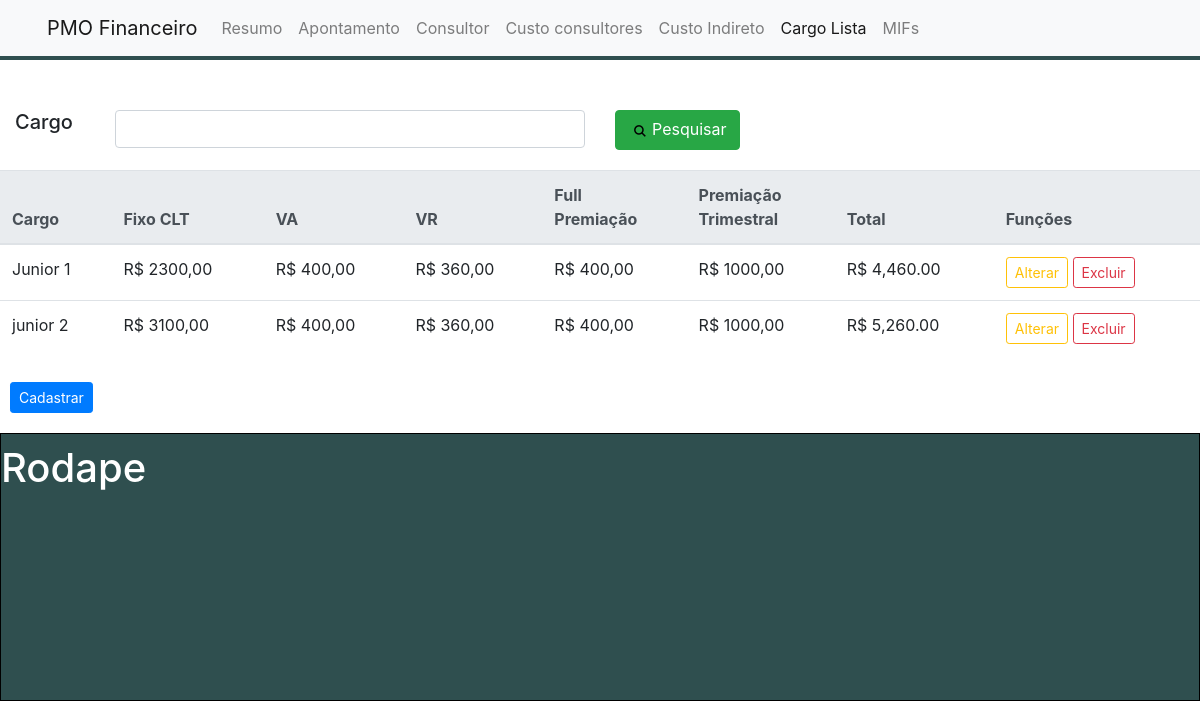
The app's page /cargolista.php?acao=erro with its own data.
### tables this page shows
CREATE TABLE `cargos` (
  `ID_CARGO` int(11) NOT NULL,
  `CARGO` varchar(250) NOT NULL,
  `CLT` varchar(15) NOT NULL,
  `VA` varchar(15) NOT NULL,
  `VR` varchar(15) NOT NULL,
  `PREM` varchar(15) NOT NULL,
  `TRI` varchar(15) NOT NULL
);

### cargolista.php (the view, shortened to what this page needs)
<!DOCTYPE html>
<html lang="PT">
<head>
	 <link href="css/bootstrap.min.css" rel="stylesheet">
    <link href="css/style.css" rel="stylesheet">
  <link href="https://maxcdn.bootstrapcdn.com/bootstrap/4.1.3/css/bootstrap.min.css" rel="stylesheet">
</head>
<body>
<div class="container-fluid">
<div class="wrapper">
   <header class="row">
		 <div id="menu" class="col-md-12">
			<nav class="navbar fixed-top navbar-expand-lg navbar-light bg-light">
			<div class="container-fluid">
				<a class="navbar-brand" href="#">
				  <a class="navbar-brand" href="#">
					<img src="img/test.png" width="30" alt="">PMO Financeiro
				  </a>
				</a>
				  <div class="collapse navbar-collapse" id="navbarSupportedContent">
					<ul class="navbar-nav mr-auto">
					  <li class="nav-item"><a class="nav-link" href="index.php">Resumo</a></li>
					  <li class="nav-item"><a class="nav-link" href="apontamento.php">Apontamento</a></li>
					  <li class="nav-item"><a class="nav-link" href="consultor.php">Consultor</a></li>
					  <li class="nav-item"><a class="nav-link" href="custoconsultores.php">Custo consultores</a></li>
					  <li class="nav-item"><a class="nav-link" href="custoindireto.php">Custo Indireto</a></li>
					  <li class="nav-item active"><a class="nav-link" href="cargolista.php">Cargo Lista</a><span class="sr-only">(current)</span></li>
					  <li class="nav-item"><a class="nav-link" href="mifs.php">MIFs</a></li>
					</ul>
				  </div>
		 </div>
		</nav>
	</div>
   </header>
	 <div class="row" id="linha_menu"><div class="col-md-12"></div></div>
	<div id="container2_index">
				<div class="row">
					<div class="col-md-1"><h5>Cargo</h5></div>
						<div class="col-md-5">
						 <form><input type="text" class="form-control" id="pesquisaCargo"  placeholder=""></form>
						</div>
					   <div class="col-md-6"><button type="button" id="pesquisar" class="btn btn-success"><img src="img/lupa.png"></img>Pesquisar</button> </div>
				</div>
		<div class="row" id="result_search_table">
		 <table class="table table-hover">
			<thead class="thead-light">
				<tr>
				<th scope="col">Cargo</th>
				<th scope="col">Fixo CLT</th>
				<th scope="col">VA</th>
				<th scope="col">VR</th>
				<th scope="col">Full <br>Premiação</th>
				<th scope="col">Premiação <br>Trimestral</th>
				<th scope="col">Total</th>
				<th scope="col">Funções</th>
				</tr>
			</thead>
			  <tbody>
				  <form id="consultaCargo" class="consultaCargo">
					<?php
					include("conexao.php");
					$consultar=mysqli_query($conexao, "select * from CARGOS order by CARGO ASC");
					while($tela=mysqli_fetch_array($consultar))
					{ ?>
					<tr>
					  <td scope="row">
						<?php echo $tela["CARGO"];?>
					  </td>
					  <td>R$ <?php echo $tela["CLT"];?></td>
					  <td>R$ <?php echo $tela["VA"];?></td>
					  <td>R$ <?php echo $tela["VR"];?></td>
					  <td>R$ <?php echo $tela["PREM"];?></td>
					  <td>R$ <?php echo $tela["TRI"];?></td>
					  <td>R$ <?php $total = (float)$tela["CLT"]+(float)$tela["VA"]+(float)$tela["VR"]+(float)$tela["PREM"]+(float)$tela["TRI"]; echo number_format($total,2); ?></td>
					  <td>
					  <a href="cargolista.php?id_cargo=<?php echo $tela["ID_CARGO"];?>" class="btn btn-outline-warning btn-sm">Alterar</a>
					  <a href="excluirCargo.php?id_cargo=<?php echo $tela["ID_CARGO"];?>"  id="excluirCargo" value="<?php echo $tela["ID_CARGO"];?>" class="btn btn-outline-danger btn-sm">Excluir</a>
					  </td>
					</tr>
					<?php }mysqli_close($conexao);?>
					</form>
			  </tbody>
		</table>
		</div>
			<div class="row" id="funcoesCargoLista">
				<button type="button" class="btn btn-primary btn-sm" data-toggle="modal" data-target="#ModalCadastraCargo">Cadastrar</button>
			</div>
			   <footer id="rodape" class="row">
					<h1>Rodape</h1>
			   </footer>
</div>
</div>
</div>
</body>

### css/style.css (style rules this page uses)
.container, .container-fluid { padding-right:0px; padding-left: 0px; }
.row { margin-bottom: 0px; }
[class*="col-"],footer, nav, aside, section, div[role="main"] { padding-top: 10px; padding-bottom: 20px; }
#linha_menu { Background-color:#2F4F4F; }
#container2_index { padding-top: 40px; }
footer { margin-top:10px; border:1px solid #000; padding-bottom:200px; background-color:#2F4F4F; color:#ffffff; }
#funcoesCargoLista button { margin:10px; }

### records on screen
cargos: CARGO "Junior 1", CLT "2300,00", VA "400,00", VR "360,00", PREM "400,00", TRI "1000,00", total "4,460.00", $tela["ID_CARGO"] 35 (drawn)
cargos: CARGO "junior 2", CLT "3100,00", VA "400,00", VR "360,00", PREM "400,00", TRI "1000,00", total "5,260.00", $tela["ID_CARGO"] 36 (drawn)
